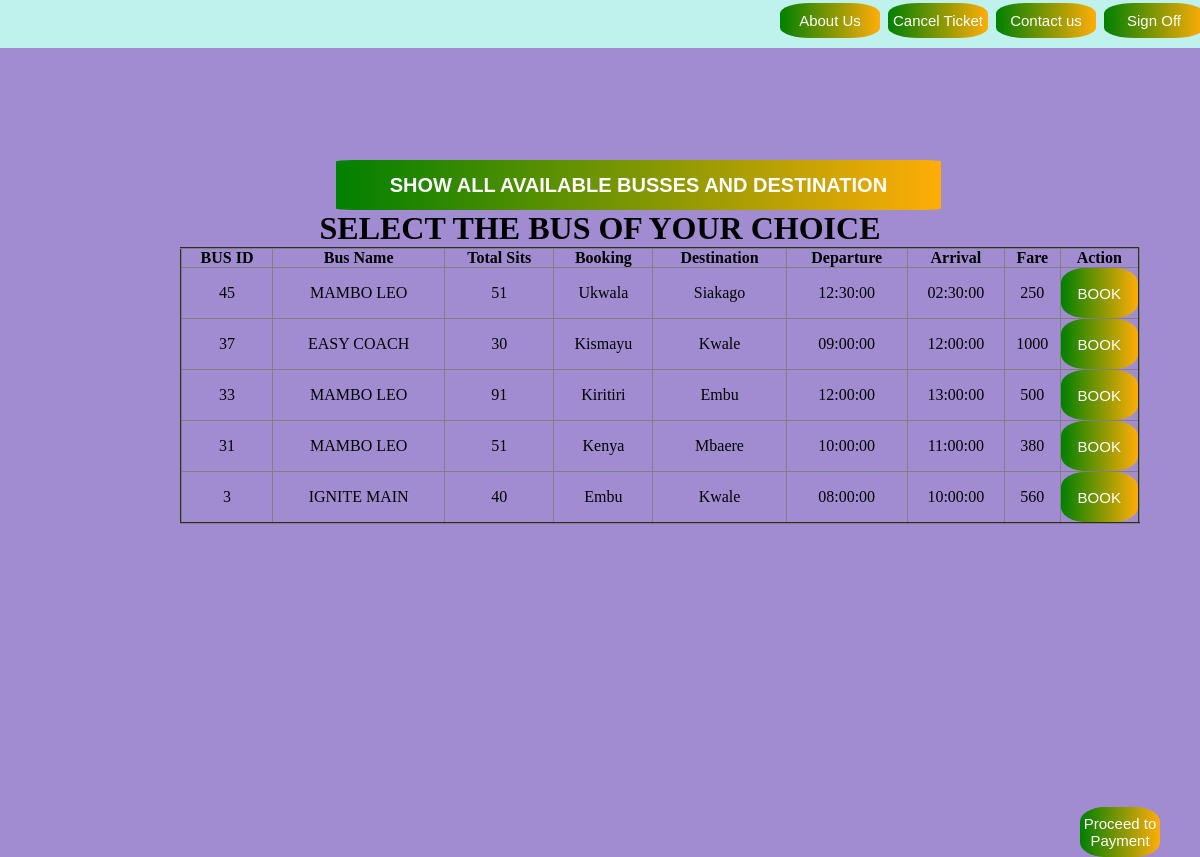
Screenshot of /Client_page.php with the database file from the repository.
### tables this page shows
CREATE TABLE `bus_registration` (
  `ID` int(11) NOT NULL,
  `Bus_Name` varchar(14) NOT NULL,
  `Number_Plate` varchar(14) NOT NULL,
  `Number_of_sits` int(14) NOT NULL,
  `Bus_Type` varchar(14) NOT NULL,
  `Log_Book` varchar(60) NOT NULL,
  `Bus_Condition` varchar(15) NOT NULL,
  `Bus_Ownership` varchar(14) NOT NULL,
  `booking` varchar(40) NOT NULL,
  `destination` varchar(50) NOT NULL,
  `departure` time NOT NULL,
  `arrival` time NOT NULL,
  `fare` int(8) NOT NULL
);

### Client_page.php (the view, shortened to what this page needs)
<!DOCTYPE html>
<html>
<head>
    <link rel="stylesheet" href="Client_page.css">
</head>
<body>
    <form>
        <div id="top">
            <div id="panel">
                <a href="login_form.php"> <input type="button" value="Sign Off" name="button"></a>
            </div>
            <div id="panel1" style="position: absolute; left: 83%; top: 0.175rem;">
                <a href="contact_us.php"><input type="button" value="Contact us" name="button"></a>
            </div>
            <div id="panel2" style="position: absolute; left: 74%; top: 0.2rem;">
                <a href="Ticket_cancel.php"><input type="button" value="Cancel Ticket" name="button"></a>
            </div>
            <div id="panel3" style="position: absolute; left: 65%; top: 0.2rem;">
                <a href="About.php"><input type="button" value="About Us" name="button"></a>
            </div>
        </div>
        <div id="backvideo">
            <video autoplay muted loop width="100%">
            </video>
        </div>
        <div class="alt2">
            <button id="but" type="submit"><a href="/Bus/location.php"> SHOW ALL AVAILABLE BUSSES AND
                    DESTINATION</a></button>
        </div>
        <div calss="bus">
            <center>
                <h1>SELECT THE BUS OF YOUR CHOICE</h1>
                <table border="2">
                    <th>BUS ID</th>
                    <th>Bus Name</th>
                    <th>Total Sits</th>
                    <th>Booking</th>
                    <th>Destination</th>
                    <th>Departure</th>
                    <th>Arrival</th>
                    <th>Fare</th>
                    <th>Action</th>
                    <?php
                        include("PHP/busfetch.php");
                        $businfo = mysqli_query($conn, "select *FROM bus_registration ORDER BY ID DESC");
                        while ($bus_registration = mysqli_fetch_array($businfo)) {
                            ?>
                    <tr>
                        <td>
                            <?php echo $bus_registration['ID'] ?>
                        </td>
                        <td>
                            <?php echo $bus_registration['Bus_Name'] ?>
                        </td>
                        <td>
                            <?php echo $bus_registration['Number_of_sits'] ?>
                        </td>
                        <td>
                            <?php echo $bus_registration['booking'] ?>
                        </td>
                        <td>
                            <?php echo $bus_registration['destination'] ?>
                        </td>
                        <td>
                            <?php echo $bus_registration['departure'] ?>
                        </td>
                        <td>
                            <?php echo $bus_registration['arrival'] ?>
                        </td>
                        <td>
                            <?php echo $bus_registration['fare'] ?>
                        </td>
                        <td>
                            <button id="book"> <a href="/Bus/savebooking.php?bid=<?php echo $bus_registration['ID'] ?>"> BOOK </a></button>
                        </td>
                    </tr>
                    <?php } ?>
                </table>
            </center>
        </div>
        <div class="payment">
            <a href="payment.php"> <button type="button" value="Proceed to Payment">Proceed to Payment</button></a>
        </div>
    </form>
</body>
</html>

### Client_page.css (style rules this page uses)
* { padding: 0; margin: 0; }
#backvideo video { pointer-events: none; display: flex; }
#top { width: 100p; height: 3rem; background-color: rgb(191, 241, 237); position: relative; }
#panel { position: absolute; left: 92%; top: 0.2rem; }
video { display: flex; position: absolute; border: none; }
input { width: 100px; height: 35px; border: none; font-size: 15px; border-radius: 30%; border-color: none; background: linear-gradient(to right, #008000,#ffad06); color: white; cursor: pointer; }
.payment { position: relative; width: 5%; margin-top: 15rem; left: 90%; bottom: -20rem; }
button { width: 80px; height: 50px; border: none; font-size: 15px; border-radius: 30%; border-color: none; background: linear-gradient(to right, #008000,#ffad06); color: white; cursor: pointer; }

### Client_page.php (style rules this page uses)
#book { width: 100%; border-radius: none; }
.alt2 { position: relative; margin-top: 7em; margin-left: 28%; }
body { background: #a18cd1; }
button[id="but"] { width: 70%; border-radius: 3%; font-size: 20px; font-weight: bolder; }
table { position: absolute; margin-left: 15%; border-collapse: collapse; width: 80%; text-align: center; }
a { color: white; text-decoration: none; }
#backvideo video { pointer-events: none; display: flex; }

### rows the page displays
bus_registration: ID "45", Bus_Name "MAMBO LEO", Number_of_sits "51", booking "Ukwala", destination "Siakago", departure "12:30:00", arrival "02:30:00", fare "250"
bus_registration: ID "37", Bus_Name "EASY COACH", Number_of_sits "30", booking "Kismayu", destination "Kwale", departure "09:00:00", arrival "12:00:00", fare "1000"
bus_registration: ID "33", Bus_Name "MAMBO LEO", Number_of_sits "91", booking "Kiritiri", destination "Embu", departure "12:00:00", arrival "13:00:00", fare "500"
bus_registration: ID "31", Bus_Name "MAMBO LEO", Number_of_sits "51", booking "Kenya", destination "Mbaere", departure "10:00:00", arrival "11:00:00", fare "380"
bus_registration: ID "3", Bus_Name "IGNITE MAIN", Number_of_sits "40", booking "Embu", destination "Kwale", departure "08:00:00", arrival "10:00:00", fare "560"
